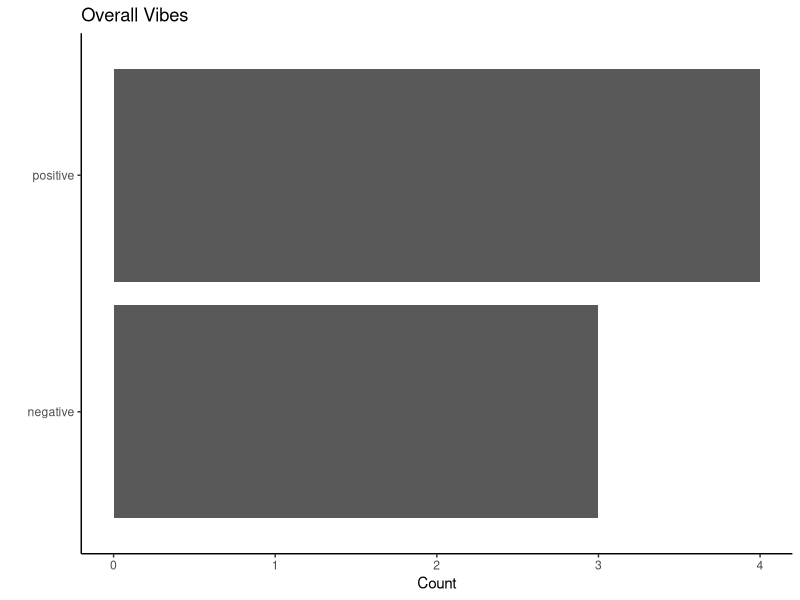

Here is the R script that generated this plot: (Note: this script raises an error after producing the figure.)
## ---- chunk 1

## ---- chunk 2
library(tidyverse)
library(knitr)
# Remember to compile
# xaringan::inf_mr(cast_from = "..")
## ---- chunk 3
library(tidytext)
library(dplyr)
library(ggplot2)

# Sample text data
texts <- c(
  "I love this product! It's amazing.",
  "This is terrible. I hate it.",
  "It's okay, nothing special.",
  "Wow, absolutely fantastic experience!",
  "Disappointed with the quality."
)

# Create a tibble
df <- tibble(text = texts)
## ---- chunk 4
sentiment_scores <- df %>%
  unnest_tokens(word, text) %>%
  inner_join(get_sentiments("bing")) %>%
  count(sentiment) %>%
  spread(sentiment, n, fill = 0) %>%
  mutate(sentiment_score = positive - negative)

sentiment_scores
## ---- chunk 5
df %>%
  unnest_tokens(word, text) %>%
  inner_join(get_sentiments("bing")) %>%
ggplot(aes(x = sentiment)) +
  geom_bar()+
  coord_flip() + theme_classic()+
  labs(title = "Overall Vibes", x = "", y = "Count")
## ---- chunk 6
knitr::include_graphics("img/An image illustrating automated content creation.png")
## ---- chunk 7
library(tidytext)
library(dplyr)
library(stringr)

# Sample text
text <- "The quick brown fox jumps over the lazy dog. The dog barks at the fox. The fox runs away quickly."

# Tokenize and create word pairs
word_pairs <- tibble(text = text) %>%
  unnest_tokens(word, text) %>%
  mutate(next_word = lead(word)) %>%
  na.omit()

word_pairs
## ---- chunk 8
# Create a simple Markov chain
markov_chain <- word_pairs %>%
  group_by(word) %>%
  summarise(next_words = list(next_word))

markov_chain
## ---- chunk 9
generate_text <- function(start_word, length = 10) {
  result <- start_word
  current_word <- start_word
  
  for (i in 1:length) {
    next_word_options <- markov_chain %>%
      filter(word == current_word) %>%
      pull(next_words) %>%
      unlist()
    
    if (length(next_word_options) == 0) break
    
    next_word <- sample(next_word_options, 1)
    result <- c(result, next_word)
    current_word <- next_word
  }
  
  str_c(result, collapse = " ")
}
## ---- chunk 10
# Generate a sentence
cat(generate_text("the", 8))
## ---- chunk 11
library(tidytext)
library(dplyr)

context <- "The Eiffel Tower is a wrought-iron lattice tower on the Champ de Mars in Paris, France. 
It is named after the engineer Gustave Eiffel, whose company designed and built the Tower."

question <- "Who designed the Eiffel Tower?"

# Tokenize context and question
context_tokens <- tibble(text = context) %>%
  unnest_tokens(word, text)

question_tokens <- tibble(text = question) %>%
  unnest_tokens(word, text)

# Simple word overlap for demonstration
matching_words <- intersect(context_tokens$word, question_tokens$word)

# Find sentence with most matching words
sentences <- tibble(text = context) %>%
  unnest_tokens(sentence, text, token = "sentences")

best_sentence <- sentences %>%
  mutate(matches = sapply(sentence, function(s) {
    sum(matching_words %in% unlist(strsplit(s, " ")))
  })) %>%
  arrange(desc(matches)) %>%
  slice(1)

print(best_sentence$sentence)
## ---- chunk 12
library(tidytext)
library(dplyr)

context <- "The Eiffel Tower is a wrought-iron lattice tower on the Champ de Mars in Paris, France. It is named after the engineer Gustave Eiffel, whose company designed and built the tower."

question <- "Who designed the Eiffel Tower?"
## ---- chunk 13
context_tokens <- tibble(text = context) %>%
  unnest_tokens(word, text)

(question_tokens <- tibble(text = question) %>%
  unnest_tokens(word, text))
## ---- chunk 14
matching_words <- intersect(
  context_tokens$word, 
  question_tokens$word
)
## ---- chunk 15
sentences <- tibble(text = context) %>%
  unnest_tokens(sentence,
                text,
                token = "sentences")
## ---- chunk 16
best_sentence <- sentences %>%
  mutate(matches = sapply(sentence, function(s) {
    sum(matching_words %in% unlist(strsplit(s, " ")))
  }))
## ---- chunk 17
best_sentence <- best_sentence %>%
  arrange(desc(matches)) %>%
  slice(1)
## ---- chunk 18
print(best_sentence$sentence)
